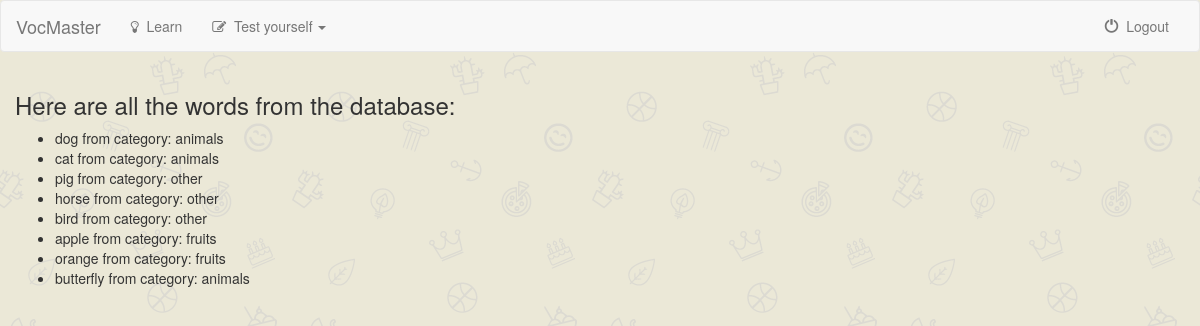
Page / (signed in) on the earlier database version.
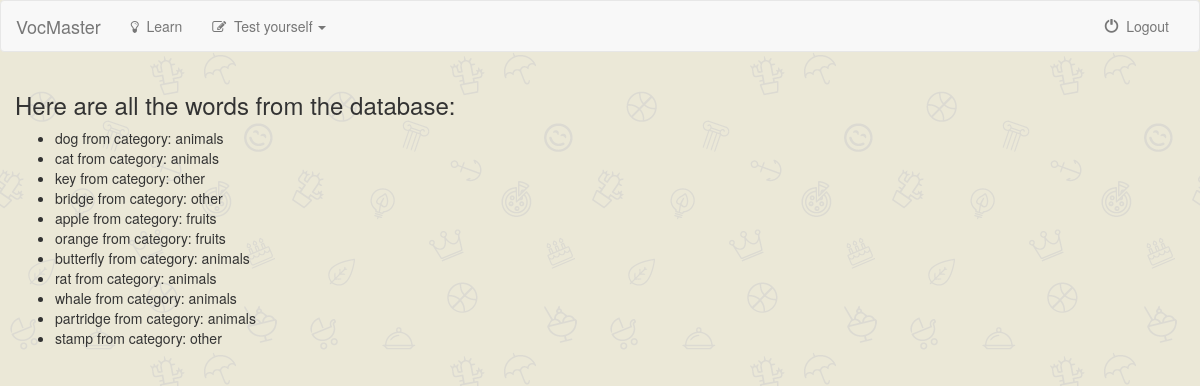
Same page on the later database version.
### vocabulary/models.py (models this page shows, shortened)
class Word(models.Model):
    english = models.CharField(max_length=40)
    polish = models.CharField(max_length=60)
    category = models.ForeignKey(Category, on_delete=models.CASCADE)
    description = models.CharField(max_length=300, default='')

class Category(models.Model):
    category = models.CharField(max_length=30, unique=True)
    picture = models.CharField(max_length=500, default='')
    slug = models.SlugField(max_length=30, unique=True)

### vocabulary/views.py (the view)
# urls.py: url(r'^$', views.IndexView.as_view(), name='index'),
class IndexView(generic.ListView):
    template_name = 'vocabulary/index.html'
    context_object_name = 'my_words'
    def get_queryset(self):
        return Word.objects.all()
    def get(self, request):
        if not request.user.is_authenticated():
            return render(request, 'vocabulary/index_visitor.html')
        else:
            return render(request, self.template_name, {self.context_object_name: self.get_queryset()})

### vocabulary/templates/vocabulary/index.html
{% extends 'vocabulary/base.html' %}
{% block body %}
    <div class="container-fluid">
        {% if my_words %}
        <h3>Here are all the words from the database:</h3>
        <ul>
            {% for word in my_words %}
            <li>{{ word.english }} from category: {{ word.category.category }}</li>
            {% endfor %}
        </ul>
        {% else %}
        <h3>There are no words in the database</h3>
        {% endif %}
    </div>
{% endblock %}

Differences in the rows shown:
removed Word: english "bird", category.category "other"
changed Word: english "pig" → "key"
changed Word: english "horse" → "bridge"
added Word: english "rat", category.category "animals"
added Word: english "whale", category.category "animals"
added Word: english "partridge", category.category "animals"
added Word: english "stamp", category.category "other"
